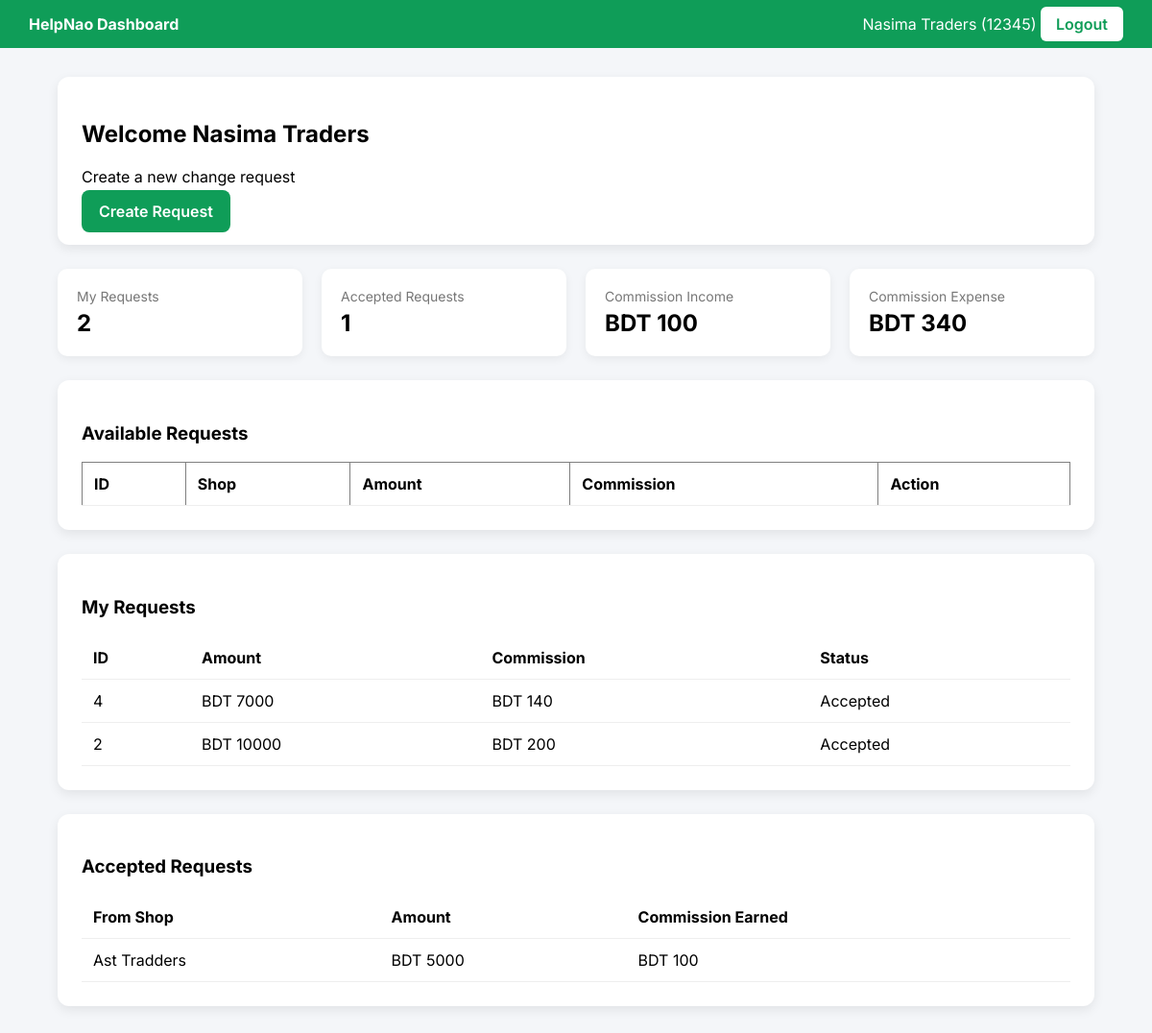
/dashboard (signed in), run on the app's committed database.
### tables this page shows
CREATE TABLE requests(
id INTEGER PRIMARY KEY AUTOINCREMENT,
user_id INTEGER,
amount INTEGER,
commission INTEGER,
note TEXT,
status TEXT DEFAULT 'Open',
accepted_by INTEGER,
created_at TEXT
);

CREATE TABLE users (
        id INTEGER PRIMARY KEY AUTOINCREMENT,
        shop_name TEXT,
        mobile TEXT,
        password TEXT
    );

### app.py (the view)
@app.route("/dashboard")
def dashboard():
    if "user_id" not in session:
        return redirect("/login")
    conn = sqlite3.connect("database.db")
    c = conn.cursor()
    user_id = session["user_id"]
    c.execute("""
    SELECT id, amount, commission, status
    FROM requests
    WHERE user_id = ?
    ORDER BY id DESC
""",(user_id,))
    my_requests = c.fetchall()
    c.execute("""
    SELECT r.id, u.shop_name, r.amount, r.commission
    FROM requests r
    JOIN users u ON r.user_id = u.id
    WHERE r.accepted_by = ?
    ORDER BY r.id DESC
    """,(user_id,))
    accepted_requests = c.fetchall()
    c.execute("""
    SELECT r.id, u.shop_name, r.amount, r.commission, r.status
    FROM requests r
    JOIN users u ON r.user_id = u.id
    WHERE r.user_id != ? AND r.status='Open'
    """,(user_id,))
    requests = c.fetchall()
    c.execute("""
    SELECT IFNULL(SUM(commission),0)
    FROM requests
    WHERE user_id=?
    """,(user_id,))
    expense = c.fetchone()[0]
    c.execute("""
    SELECT IFNULL(SUM(commission),0)
    FROM requests
    WHERE accepted_by=?
    """,(user_id,))
    income = c.fetchone()[0]
    conn.close()
    return render_template(
        "dashboard.html",
        shop_name=session["shop_name"],
        mobile=session["user"],
        requests=requests,
        my_requests=my_requests,
        accepted_requests=accepted_requests,
        expense=expense,
        income=income
    )

### templates/dashboard.html (shortened to what this page needs)
<!DOCTYPE html>
<html lang="en">
<head>
</head>
<body>
<div class="topbar">
    <div><b>HelpNao Dashboard</b></div>
    <div>
        {{ shop_name }} ({{ mobile }})
        <a href="/logout" class="logout">Logout</a>
    </div>
</div>
<div class="container">
<div class="card">
<h2>Welcome {{ shop_name }}</h2>
<p>Create a new change request</p>
<a href="/create_request" class="btn">Create Request</a>
</div>
<div class="stats">
<div class="stat-card">
<div class="stat-title">My Requests</div>
<div class="stat-number">{{ my_requests|length }}</div>
</div>
<div class="stat-card">
<div class="stat-title">Accepted Requests</div>
<div class="stat-number">{{ accepted_requests|length }}</div>
</div>
<div class="stat-card">
<div class="stat-title">Commission Income</div>
<div class="stat-number">BDT {{ income }}</div>
</div>
<div class="stat-card">
<div class="stat-title">Commission Expense</div>
<div class="stat-number">BDT {{ expense }}</div>
</div>
</div>
<div class="card">
<h3>Available Requests</h3>
<table id="requestsTable" border="1">
<tr>
<th>ID</th>
<th>Shop</th>
<th>Amount</th>
<th>Commission</th>
<th>Action</th>
</tr>
</table>
</div>
<div class="card">
<h3>My Requests</h3>
<table id="myRequestsTable">
<tr>
<th>ID</th>
<th>Amount</th>
<th>Commission</th>
<th>Status</th>
</tr>
{% for r in my_requests %}
<tr>
<td>{{ r[0] }}</td>
<td>BDT {{ r[1] }}</td>
<td>BDT {{ r[2] }}</td>
<td>{{ r[3] }}</td>
</tr>
{% endfor %}
</table>
</div>
<div class="card">
<h3>Accepted Requests</h3>
<table id="acceptedRequestsTable">
<tr>
<th>From Shop</th>
<th>Amount</th>
<th>Commission Earned</th>
</tr>
{% for r in accepted_requests %}
<tr>
<td>{{ r[1] }}</td>
<td>BDT {{ r[2] }}</td>
<td>BDT {{ r[3] }}</td>
</tr>
{% endfor %}
</table>
</div>
</div>
</body>
</html>

### templates/dashboard.html (style rules this page uses)
body { font-family: 'Inter', sans-serif; background:#f4f6f9; margin:0; }
.topbar { background:#0f9d58; color:white; padding:15px 30px; display:flex; justify-content:space-between; align-items:center; }
.logout { background:white; color:#0f9d58; padding:8px 16px; border-radius:6px; text-decoration:none; font-weight:600; }
.container { width:90%; max-width:1100px; margin:30px auto; }
.card { background:white; padding:25px; border-radius:12px; box-shadow:0 4px 12px rgba(0,0,0,0.08); margin-bottom:25px; }
.btn { background:#0f9d58; color:white; padding:12px 18px; border:none; border-radius:8px; cursor:pointer; font-weight:600; text-decoration:none; }
.stats { display:grid; grid-template-columns:repeat(4,1fr); gap:20px; margin-bottom:25px; }
.stat-card { background:white; padding:20px; border-radius:10px; box-shadow:0 3px 10px rgba(0,0,0,0.06); }
.stat-title { font-size:14px; color:#777; }
.stat-number { font-size:24px; font-weight:700; margin-top:5px; }
table { width:100%; border-collapse:collapse; }
th, td { padding:12px; border-bottom:1px solid #eee; text-align:left; }

### data on the page
requests: id "4", amount "7000", commission "140", status "Accepted"
requests: id "2", amount "10000", commission "200", status "Accepted"
requests: shop_name "Ast Tradders", amount "5000", commission "100"

### other printed values
{{ shop_name }} "Nasima Traders"
{{ mobile }} "12345"
{{ my_requests|length }} "2"
{{ accepted_requests|length }} "1"
{{ income }} "100"
{{ expense }} "340"
